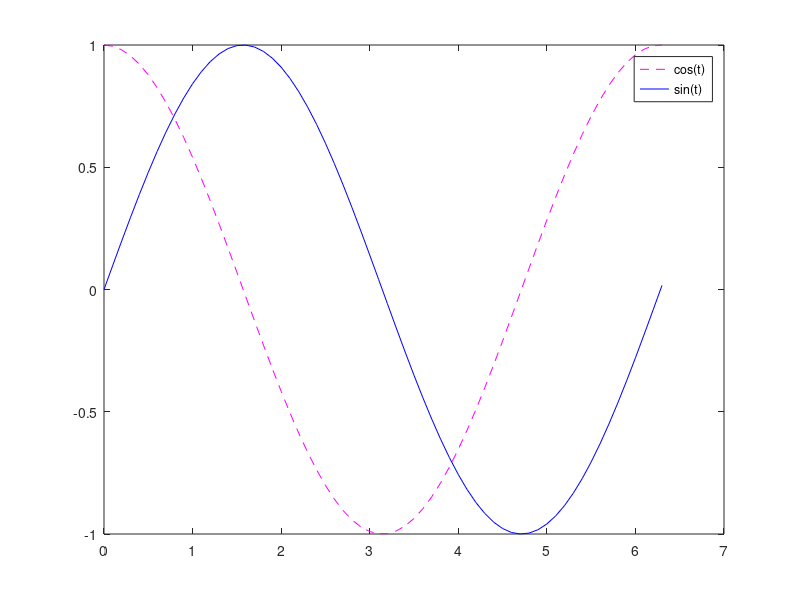

The MATLAB source for this figure:
t = 0:0.1:6.3;
plot (t, cos(t), "--m;cos(t);", t, sin(t), "-b;sin(t);");
#plot (b, "*", "markersize", 10)
#plot (x, y, "or", x, y2, x, y3, "m", x, y4, "+")